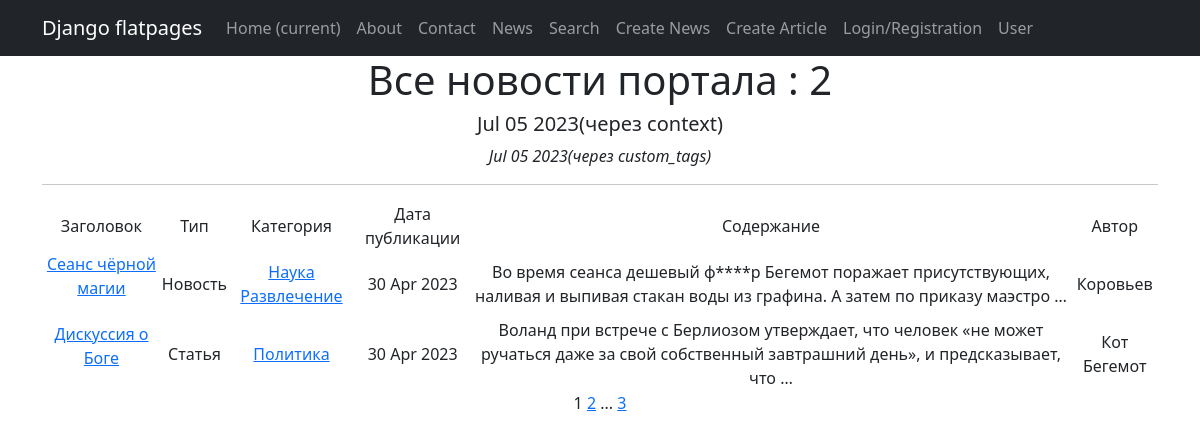
Page /news/ on the committed database.
### news/models.py (models this page shows, shortened)
class Post(models.Model):
    article = 'AR'
    news = 'NW'
    POST_TYPE = [
        (article, 'Статья'),
        (news, 'Новость')
    ]
    post_type = models.CharField(max_length=2,
                                 choices=POST_TYPE)
    post_date_time = models.DateTimeField(auto_now_add=True)
    post_title = models.CharField(max_length=255)
    post_text = models.TextField()
    post_rating = models.IntegerField(default=0)
    author = models.ForeignKey('Author', on_delete=models.CASCADE)
    category = models.ManyToManyField('Category', through='PostCategory')

class Category(models.Model):
    category_name = models.CharField(max_length=255, unique=True)
    subscribers = models.ManyToManyField(User, related_name='categories')
    def __str__(self):
        return self.category_name

class Author(models.Model):
    author_rating = models.IntegerField(default=0)
    author = models.OneToOneField(User, on_delete=models.CASCADE)
    def __str__(self):
        return self.author.username

### news/views.py (the view)
# urls.py: path('news/', NewsList.as_view(), name='news_list'),
class NewsList(ListView):
    model = Post
    template_name = 'news.html'
    context_object_name = 'news'
    paginate_by = 2
    def get_context_data(self, **kwargs):
        context = super().get_context_data(**kwargs)
        context['time_now'] = datetime.utcnow()
        return context

### news/templatetags/custom_filters.py (called while the page is built)
@register.filter()
def censor(value):
    words = value.split()
    corrected_words = []
    for word in words:
        if word.lower() in restricted_words:
            word = word = list(word)[0] + ''.join([i.replace(i, "*") for i in list(word)[1:-1]]) + list(word)[-1]
            corrected_words.append(word)
        else:
            corrected_words.append(word)
    corrected_words = ' '.join(corrected_words)
    return corrected_words

### news/templatetags/custom_tags.py (called while the page is built)
@register.simple_tag()
def current_time(format_string='%b %d %Y'):
    return datetime.utcnow().strftime(format_string)

### templates/news.html (shortened to what this page needs)
{% extends 'flatpages/default.html' %}
{% load custom_filters %}
{% load custom_tags %}
{% block content %}
    <h1> Все новости портала : {{ news|length }} </h1>
    <h5>{{ time_now|date:'M d Y' }}(через context)</h5>
    <em>{% current_time %}(через custom_tags)</em>
    <hr>
    {% if news %}
        <table>
            <tr>
                <td> Заголовок </td>
                <td> Тип </td>
                <td> Категория </td>
                <td> Дата публикации </td>
                <td> Содержание </td>
                <td> Автор </td>
            </tr>
            {% for one_news in news %}
            <tr>
                <td>
                    <p class="link-read-post"><a href="{% url 'news_detail' one_news.id %}">{{ one_news.post_title }}</a></p>
                </td>
                <td> {% if one_news.post_type == 'NW' %}
                      Новость
                     {% elif one_news.post_type == 'AR' %}
                      Статья
                     {% endif %}
                </td>
                <td>
                    {% for category in one_news.category.all %}
                        <a href="{% url 'category_list' category.id %}">{{ category }}</a>
                    {% endfor %}
                </td>
                <td> {{ one_news.post_date_time|date:'d M Y' }} </td>
                <td>
                    {{ one_news.post_text|truncatewords:20|censor }}
                </td>
                <td> {{ one_news.author }} </td>
            </tr>
            {% endfor %}
        </table>
    {% else %}
        <h2> Новостей на сегодня нет </h2>
    {% endif %}
    {{ page_obj.number }}
    {% if page_obj.has_next %}
        <a href="?page={{ page_obj.next_page_number }}">{{ page_obj.next_page_number }}</a>
        {% if paginator.num_pages != page_obj.next_page_number %}
            ...
            <a href="?page={{ page_obj.paginator.num_pages }}">{{ page_obj.paginator.num_pages }}</a>
        {% endif %}
    {% endif %}
{% endblock content %}

### rows in the picture
Post: post_title "Cеанс чёрной магии", post_type "Новость", post_date_time "30 Apr 2023", post_text|censor "Во время сеанса дешевый ф****р Бегемот поражает присутствующих, наливая и выпивая стакан воды из графина. А затем по приказу маэстро …", author "Коровьев"
Category: category_name "Наука"
Category: category_name "Развлечение"
Post: post_title "Дискуссия о Боге", post_type "Статья", post_date_time "30 Apr 2023", post_text|censor "Воланд при встрече с Берлиозом утверждает, что человек «не может ручаться даже за свой собственный завтрашний день», и предсказывает, что …", author "Кот Бегемот"
Category: category_name "Политика"

### other values in the picture
{{ news|length }} "2"
{{ time_now|date:'M d Y' }} "Jul 05 2023"
{{ page_obj.number }} "1"
{{ page_obj.next_page_number }} "2"
{{ page_obj.paginator.num_pages }} "3"
